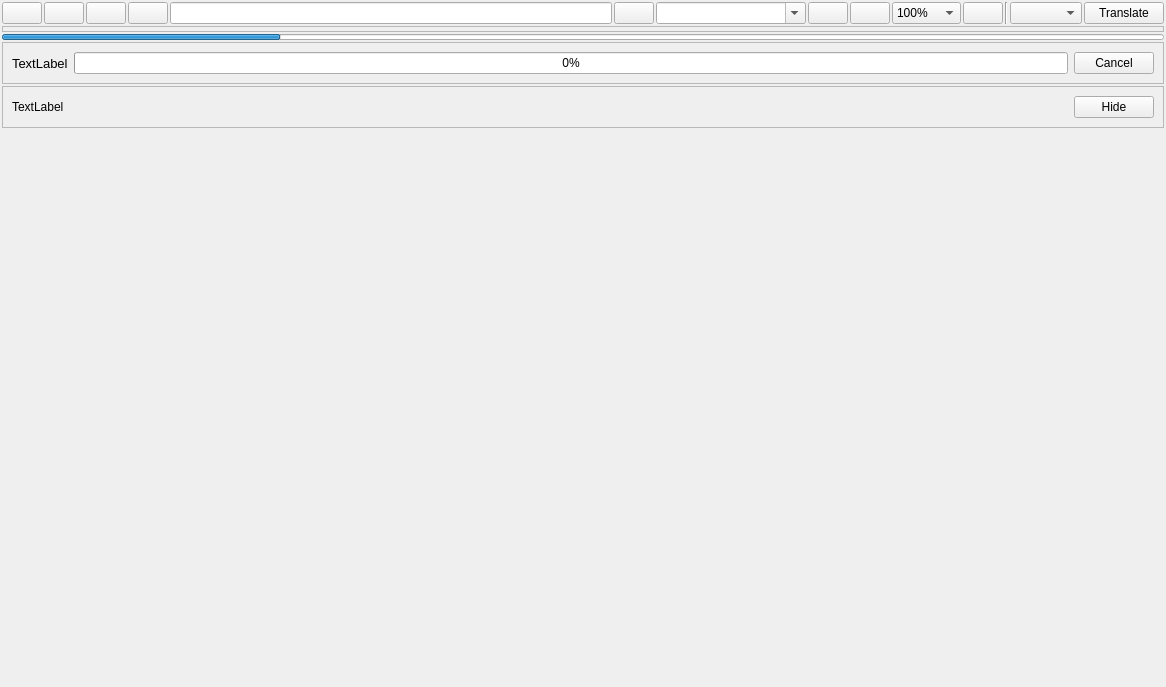
<?xml version="1.0" encoding="UTF-8"?>
<ui version="4.0">
 <class>SnippetViewer</class>
 <widget class="QWidget" name="SnippetViewer">
  <property name="geometry">
   <rect>
    <x>0</x>
    <y>0</y>
    <width>1166</width>
    <height>687</height>
   </rect>
  </property>
  <property name="windowTitle">
   <string>Result</string>
  </property>
  <layout class="QVBoxLayout" name="verticalLayout">
   <property name="spacing">
    <number>2</number>
   </property>
   <property name="leftMargin">
    <number>2</number>
   </property>
   <property name="topMargin">
    <number>2</number>
   </property>
   <property name="rightMargin">
    <number>2</number>
   </property>
   <property name="bottomMargin">
    <number>2</number>
   </property>
   <item>
    <widget class="QFrame" name="toolBar">
     <layout class="QHBoxLayout" name="horizontalLayout_4">
      <property name="spacing">
       <number>2</number>
      </property>
      <property name="leftMargin">
       <number>0</number>
      </property>
      <property name="topMargin">
       <number>0</number>
      </property>
      <property name="rightMargin">
       <number>0</number>
      </property>
      <property name="bottomMargin">
       <number>0</number>
      </property>
      <item>
       <layout class="QHBoxLayout" name="horizontalLayout_3">
        <property name="spacing">
         <number>2</number>
        </property>
        <item>
         <widget class="QPushButton" name="backNavButton">
          <property name="toolTip">
           <string>Backward</string>
          </property>
          <property name="text">
           <string/>
          </property>
         </widget>
        </item>
        <item>
         <widget class="QPushButton" name="fwdNavButton">
          <property name="toolTip">
           <string>Forward</string>
          </property>
          <property name="text">
           <string/>
          </property>
         </widget>
        </item>
        <item>
         <widget class="QPushButton" name="reloadButton">
          <property name="toolTip">
           <string>Reload</string>
          </property>
          <property name="text">
           <string/>
          </property>
         </widget>
        </item>
        <item>
         <widget class="QPushButton" name="stopButton">
          <property name="toolTip">
           <string>Stop loading</string>
          </property>
          <property name="text">
           <string/>
          </property>
         </widget>
        </item>
       </layout>
      </item>
      <item>
       <layout class="QHBoxLayout" name="horizontalLayout_2">
        <property name="spacing">
         <number>2</number>
        </property>
        <item>
         <widget class="QLineEdit" name="urlEdit">
          <property name="minimumSize">
           <size>
            <width>150</width>
            <height>0</height>
           </size>
          </property>
         </widget>
        </item>
        <item>
         <widget class="QPushButton" name="navButton">
          <property name="toolTip">
           <string>Go by URL</string>
          </property>
          <property name="text">
           <string/>
          </property>
         </widget>
        </item>
       </layout>
      </item>
      <item>
       <widget class="QWidget" name="searchPanel" native="true">
        <layout class="QHBoxLayout" name="horizontalLayout_8">
         <property name="spacing">
          <number>2</number>
         </property>
         <property name="leftMargin">
          <number>0</number>
         </property>
         <property name="topMargin">
          <number>0</number>
         </property>
         <property name="rightMargin">
          <number>0</number>
         </property>
         <property name="bottomMargin">
          <number>0</number>
         </property>
         <item>
          <widget class="QComboBox" name="searchEdit">
           <property name="minimumSize">
            <size>
             <width>150</width>
             <height>0</height>
            </size>
           </property>
           <property name="editable">
            <bool>true</bool>
           </property>
          </widget>
         </item>
         <item>
          <widget class="QPushButton" name="backButton">
           <property name="toolTip">
            <string>Search back</string>
           </property>
           <property name="text">
            <string/>
           </property>
          </widget>
         </item>
         <item>
          <widget class="QPushButton" name="fwdButton">
           <property name="toolTip">
            <string>Search forward</string>
           </property>
           <property name="text">
            <string/>
           </property>
           <property name="autoDefault">
            <bool>true</bool>
           </property>
           <property name="default">
            <bool>false</bool>
           </property>
          </widget>
         </item>
        </layout>
       </widget>
      </item>
      <item>
       <widget class="QComboBox" name="comboZoom">
        <property name="toolTip">
         <string>Zoom</string>
        </property>
        <property name="currentIndex">
         <number>5</number>
        </property>
        <property name="maxVisibleItems">
         <number>20</number>
        </property>
        <item>
         <property name="text">
          <string>10%</string>
         </property>
        </item>
        <item>
         <property name="text">
          <string>25%</string>
         </property>
        </item>
        <item>
         <property name="text">
          <string>50%</string>
         </property>
        </item>
        <item>
         <property name="text">
          <string>75%</string>
         </property>
        </item>
        <item>
         <property name="text">
          <string>90%</string>
         </property>
        </item>
        <item>
         <property name="text">
          <string>100%</string>
         </property>
        </item>
        <item>
         <property name="text">
          <string>110%</string>
         </property>
        </item>
        <item>
         <property name="text">
          <string>125%</string>
         </property>
        </item>
        <item>
         <property name="text">
          <string>150%</string>
         </property>
        </item>
        <item>
         <property name="text">
          <string>175%</string>
         </property>
        </item>
        <item>
         <property name="text">
          <string>200%</string>
         </property>
        </item>
        <item>
         <property name="text">
          <string>250%</string>
         </property>
        </item>
        <item>
         <property name="text">
          <string>300%</string>
         </property>
        </item>
        <item>
         <property name="text">
          <string>500%</string>
         </property>
        </item>
        <item>
         <property name="text">
          <string>750%</string>
         </property>
        </item>
        <item>
         <property name="text">
          <string>1000%</string>
         </property>
        </item>
       </widget>
      </item>
      <item>
       <widget class="QPushButton" name="passwordButton">
        <property name="toolTip">
         <string>Insert login and password</string>
        </property>
        <property name="text">
         <string/>
        </property>
       </widget>
      </item>
      <item>
       <widget class="Line" name="line">
        <property name="orientation">
         <enum>Qt::Vertical</enum>
        </property>
       </widget>
      </item>
      <item>
       <layout class="QHBoxLayout" name="horizontalLayout_7">
        <property name="spacing">
         <number>2</number>
        </property>
        <item>
         <widget class="QComboBox" name="comboTranEngine">
          <property name="toolTip">
           <string>Translation engine</string>
          </property>
         </widget>
        </item>
        <item>
         <widget class="QPushButton" name="transButton">
          <property name="toolTip">
           <string>Translate document.
Long press forces subsentences mode.</string>
          </property>
          <property name="text">
           <string>Translate</string>
          </property>
         </widget>
        </item>
       </layout>
      </item>
     </layout>
    </widget>
   </item>
   <item>
    <widget class="QFrame" name="barPlaceholder">
     <property name="sizePolicy">
      <sizepolicy hsizetype="Preferred" vsizetype="Fixed">
       <horstretch>0</horstretch>
       <verstretch>0</verstretch>
      </sizepolicy>
     </property>
     <property name="minimumSize">
      <size>
       <width>0</width>
       <height>6</height>
      </size>
     </property>
     <property name="maximumSize">
      <size>
       <width>16777215</width>
       <height>6</height>
      </size>
     </property>
     <property name="frameShape">
      <enum>QFrame::StyledPanel</enum>
     </property>
     <property name="frameShadow">
      <enum>QFrame::Raised</enum>
     </property>
    </widget>
   </item>
   <item>
    <widget class="QProgressBar" name="barLoading">
     <property name="sizePolicy">
      <sizepolicy hsizetype="Preferred" vsizetype="Fixed">
       <horstretch>0</horstretch>
       <verstretch>0</verstretch>
      </sizepolicy>
     </property>
     <property name="maximumSize">
      <size>
       <width>16777215</width>
       <height>6</height>
      </size>
     </property>
     <property name="value">
      <number>24</number>
     </property>
     <property name="textVisible">
      <bool>false</bool>
     </property>
    </widget>
   </item>
   <item>
    <widget class="QFrame" name="waitPanel">
     <property name="sizePolicy">
      <sizepolicy hsizetype="Preferred" vsizetype="Maximum">
       <horstretch>0</horstretch>
       <verstretch>0</verstretch>
      </sizepolicy>
     </property>
     <property name="frameShape">
      <enum>QFrame::StyledPanel</enum>
     </property>
     <property name="frameShadow">
      <enum>QFrame::Raised</enum>
     </property>
     <layout class="QHBoxLayout" name="horizontalLayout">
      <item>
       <widget class="QLabel" name="lblWaitMessage">
        <property name="font">
         <font>
          <pointsize>10</pointsize>
         </font>
        </property>
        <property name="text">
         <string>TextLabel</string>
        </property>
       </widget>
      </item>
      <item>
       <widget class="QProgressBar" name="barWaitProgress">
        <property name="value">
         <number>0</number>
        </property>
       </widget>
      </item>
      <item>
       <widget class="QPushButton" name="abortBtn">
        <property name="text">
         <string>Cancel</string>
        </property>
       </widget>
      </item>
     </layout>
    </widget>
   </item>
   <item>
    <widget class="QFrame" name="errorPanel">
     <property name="sizePolicy">
      <sizepolicy hsizetype="Preferred" vsizetype="Maximum">
       <horstretch>0</horstretch>
       <verstretch>0</verstretch>
      </sizepolicy>
     </property>
     <property name="frameShape">
      <enum>QFrame::StyledPanel</enum>
     </property>
     <property name="frameShadow">
      <enum>QFrame::Raised</enum>
     </property>
     <layout class="QHBoxLayout" name="horizontalLayout_6">
      <item>
       <widget class="QLabel" name="errorLabel">
        <property name="sizePolicy">
         <sizepolicy hsizetype="Expanding" vsizetype="Preferred">
          <horstretch>0</horstretch>
          <verstretch>0</verstretch>
         </sizepolicy>
        </property>
        <property name="text">
         <string>TextLabel</string>
        </property>
        <property name="wordWrap">
         <bool>true</bool>
        </property>
       </widget>
      </item>
      <item>
       <widget class="QPushButton" name="hideErrorButton">
        <property name="text">
         <string>Hide</string>
        </property>
       </widget>
      </item>
     </layout>
    </widget>
   </item>
   <item>
    <widget class="CSpecWebView" name="txtBrowser" native="true">
     <property name="sizePolicy">
      <sizepolicy hsizetype="Expanding" vsizetype="Expanding">
       <horstretch>0</horstretch>
       <verstretch>0</verstretch>
      </sizepolicy>
     </property>
    </widget>
   </item>
  </layout>
 </widget>
 <customwidgets>
  <customwidget>
   <class>CSpecWebView</class>
   <extends>QWidget</extends>
   <header>specwidgets.h</header>
   <container>1</container>
  </customwidget>
 </customwidgets>
 <tabstops>
  <tabstop>backNavButton</tabstop>
  <tabstop>fwdNavButton</tabstop>
  <tabstop>reloadButton</tabstop>
  <tabstop>stopButton</tabstop>
  <tabstop>urlEdit</tabstop>
  <tabstop>navButton</tabstop>
  <tabstop>searchEdit</tabstop>
  <tabstop>backButton</tabstop>
  <tabstop>fwdButton</tabstop>
  <tabstop>comboZoom</tabstop>
  <tabstop>comboTranEngine</tabstop>
  <tabstop>transButton</tabstop>
  <tabstop>abortBtn</tabstop>
  <tabstop>hideErrorButton</tabstop>
  <tabstop>passwordButton</tabstop>
 </tabstops>
 <resources/>
 <connections>
  <connection>
   <sender>hideErrorButton</sender>
   <signal>clicked()</signal>
   <receiver>errorPanel</receiver>
   <slot>hide()</slot>
   <hints>
    <hint type="sourcelabel">
     <x>1153</x>
     <y>108</y>
    </hint>
    <hint type="destinationlabel">
     <x>435</x>
     <y>118</y>
    </hint>
   </hints>
  </connection>
 </connections>
</ui>
